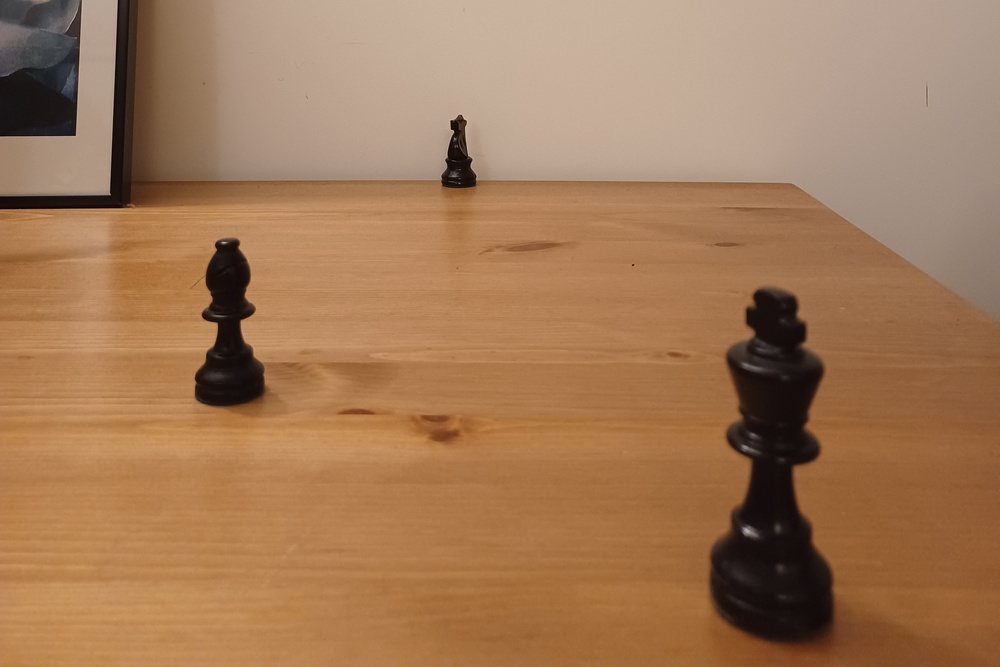
#> input picture u_L.jpg, 1000 x 667 px, shrunk from 3000 x 2000 before the run
$ python main.py
#> lines starting #> are read from the running program, lines starting #| are printed output that depends on the picture; after the words box and inside, x2 and y2 are one past the last pixel; in counts of white or black regions, pixels touching at a corner belong together
# -*- coding: utf-8 -*-
"""
Created on Sat Aug 26 12:00:49 2023

@author: mchamaillard
"""
import cv2
import numpy as np
import matplotlib.pyplot as plt
import dill
u_L = cv2.imread('u_L.jpg',cv2.IMREAD_GRAYSCALE)
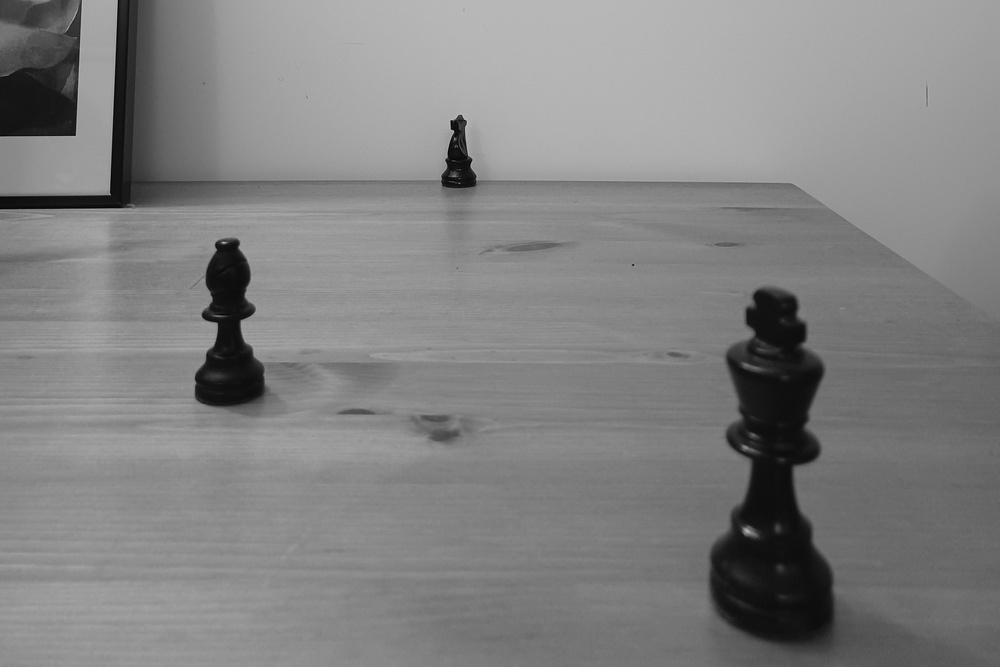
#> u_L: shape (667, 1000); min 0, max 200, mean 129.8
u_R = cv2.imread('u_R.jpg',cv2.IMREAD_GRAYSCALE)
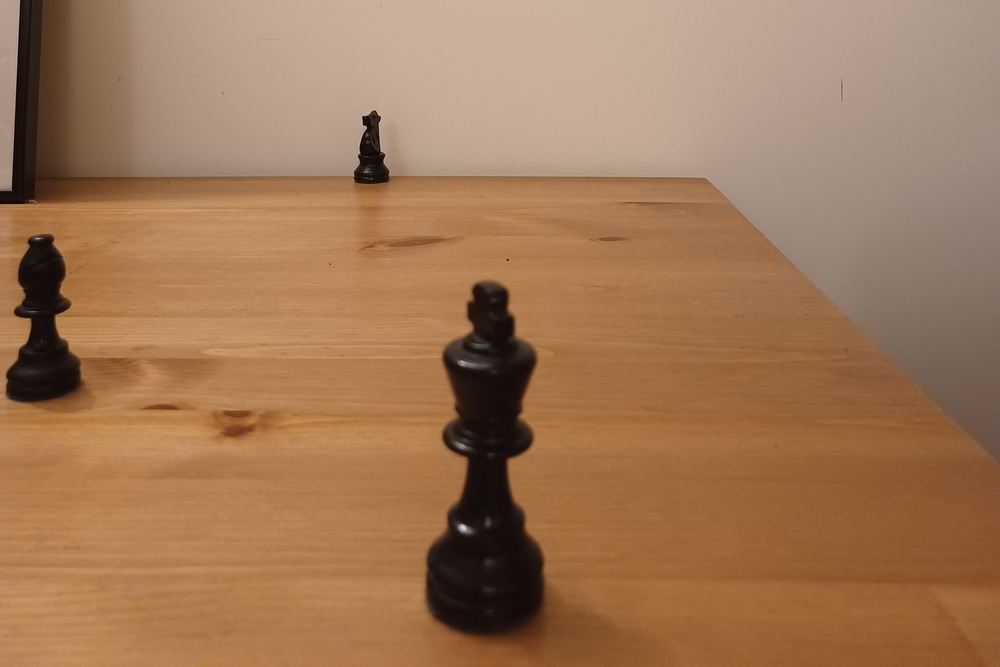
#> input picture u_R.jpg, 1000 x 667 px, shrunk from 3000 x 2000 before the run
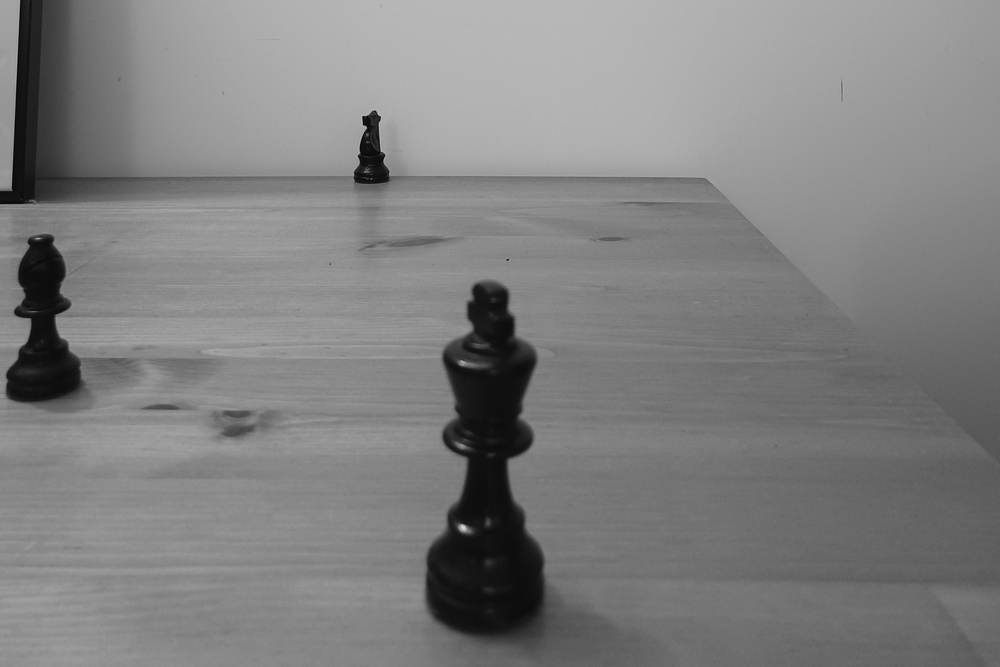
#> u_R: shape (667, 1000); min 1, max 215, mean 128.2


# Nous appliquons un seuillage.
u_L=(u_L<50)*255
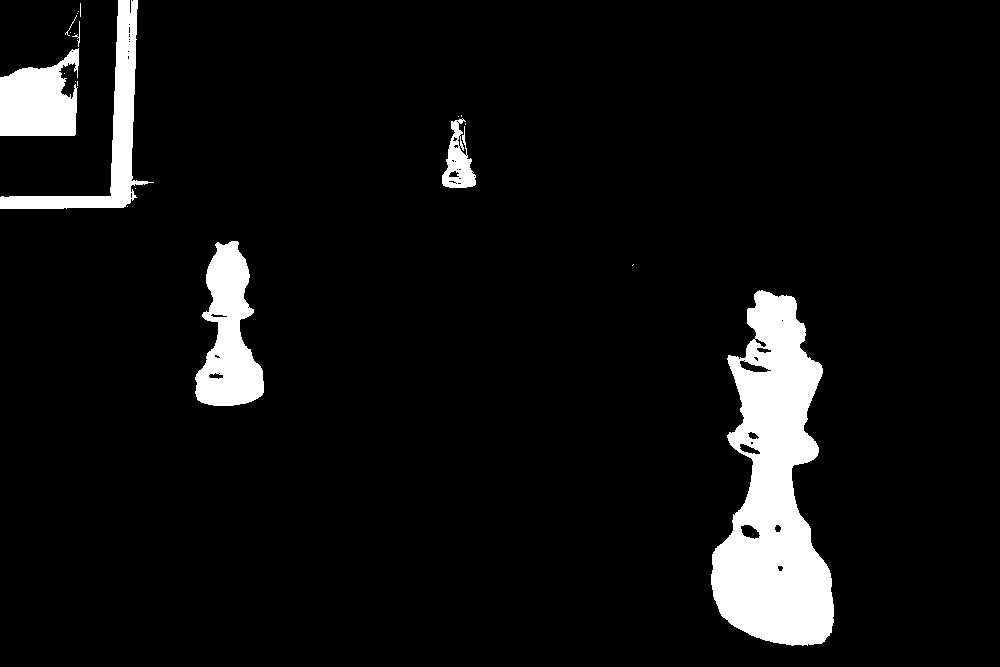
#> u_L: shape (667, 1000) int64; 6.7% white; 21 white regions (14 under 20 px), largest, box (x1, y1, x2, y2) and area: (711, 290, 834, 646) 26098, (195, 241, 264, 406) 6760, (0, 0, 154, 209) 5638
u_R=(u_R<50)*255
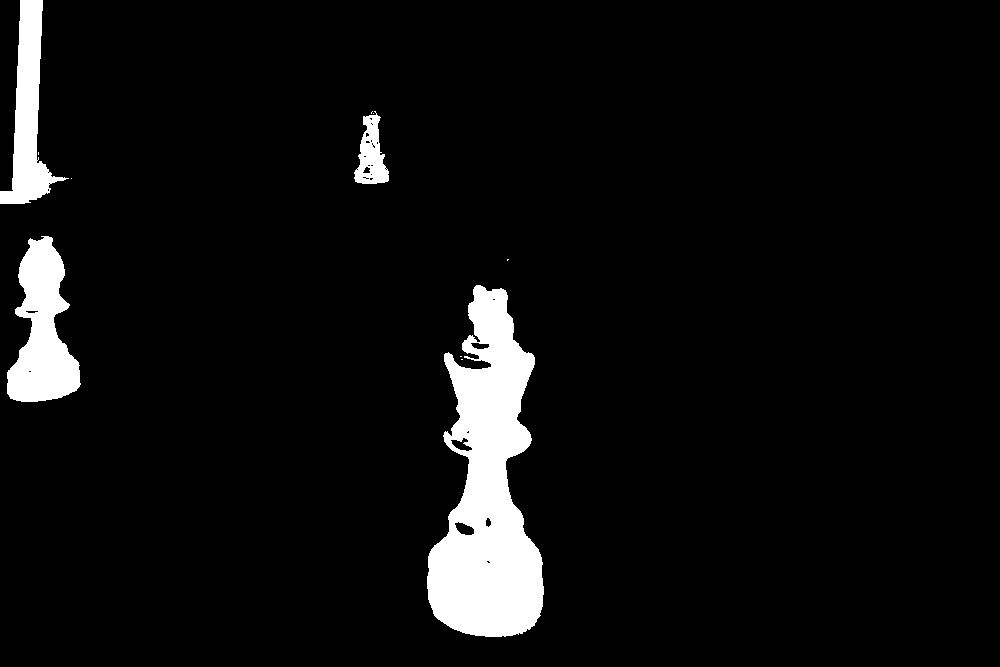
#> u_R: shape (667, 1000) int64; 5.8% white; 11 white regions (7 under 20 px), largest, box (x1, y1, x2, y2) and area: (427, 285, 544, 637) 24449, (7, 236, 81, 402) 7266, (0, 0, 69, 204) 5346, (354, 111, 389, 184) 1427


u_L=u_L*1.
u_R=u_R*1.
#u_L=np.roll(u_R,axis=1,shift=100)


plt.subplot(1,2,1)
plt.imshow(u_L, cmap='gray')
plt.subplot(1,2,2)
plt.imshow(u_R, cmap='gray')

taille_fenetre=5
delta_min=50
pas_decimation=1

NX=np.shape(u_L)[1]
#> NX = 1000
NY=np.shape(u_L)[0]
#> NY = 667

def Pi_produit(u,v):
    les_correlation=np.array([np.correlate(u[kk], v[kk],mode='valid') for kk in range(taille_fenetre)])
    return np.sum(les_correlation,axis=0 )


delta=np.zeros((NY-taille_fenetre,NX-taille_fenetre))
delta=np.full(np.shape(delta), np.nan)

I_recherche=range(0,NY-taille_fenetre,pas_decimation)
J_recherche=range(0,NX-taille_fenetre,pas_decimation)


for ii in I_recherche:
    print(ii/NY)


    bande_gauche=u_L[ii:(ii+taille_fenetre),:]
    masque_de_1=np.ones((taille_fenetre,taille_fenetre))
    bande_gauche_carre= np.array([[x ** 2 for x in row] for row in bande_gauche])

    for jj in J_recherche:


        petite_image_droite=u_R[ii:(ii+taille_fenetre),jj:(jj+taille_fenetre)]
        if(u_R[ii,jj]>10):

            bg=bande_gauche
            bd=petite_image_droite
            II=ii
            JJ=jj
            correlation_croise=Pi_produit(bande_gauche, petite_image_droite)/np.sqrt(Pi_produit(bande_gauche_carre, masque_de_1))/np.linalg.norm(petite_image_droite)

            correlation_croise[np.isnan(correlation_croise)] = -1
            delta[ii,jj]=np.argmax(correlation_croise[jj+delta_min:])+delta_min
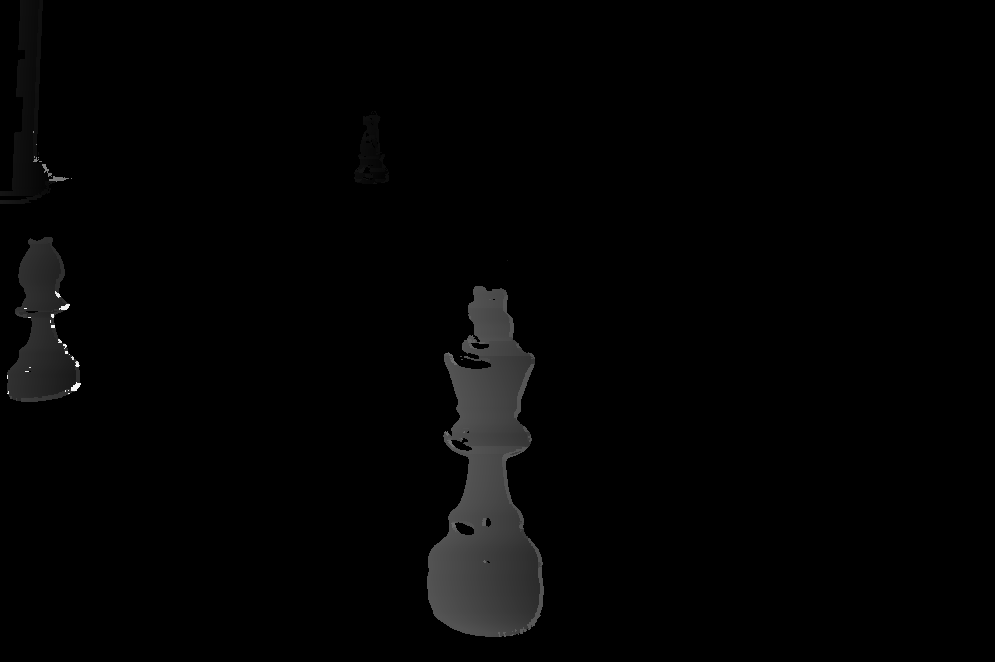
#> delta: shape (662, 995) float64; 94.15% of the values are NaN or infinite; the others: min 50, max 768, mean 209.5; drawn with min black, max white, NaN and infinite black


U, V = np.meshgrid(range(np.shape(delta)[1]),range(np.shape(delta)[0]))


def plot_surface(X, Y, Z):
    fig = plt.figure()
    ax = fig.add_subplot(111, projection='3d')
    surf = ax.plot_surface(X, Y, Z, cmap='gray',linewidth=0, antialiased=False)
    fig.colorbar(surf)
    ax.set_xlabel('X')
    ax.set_ylabel('Y')
    ax.set_zlabel('Z')
    ax.set_aspect('equal')
    plt.show()


U_decim=U[::pas_decimation,::pas_decimation]
V_decim=V[::pas_decimation,::pas_decimation]
delta_decim=delta[::pas_decimation,::pas_decimation]


uu=u_R[0:(NY-taille_fenetre),0:(NX-taille_fenetre)]
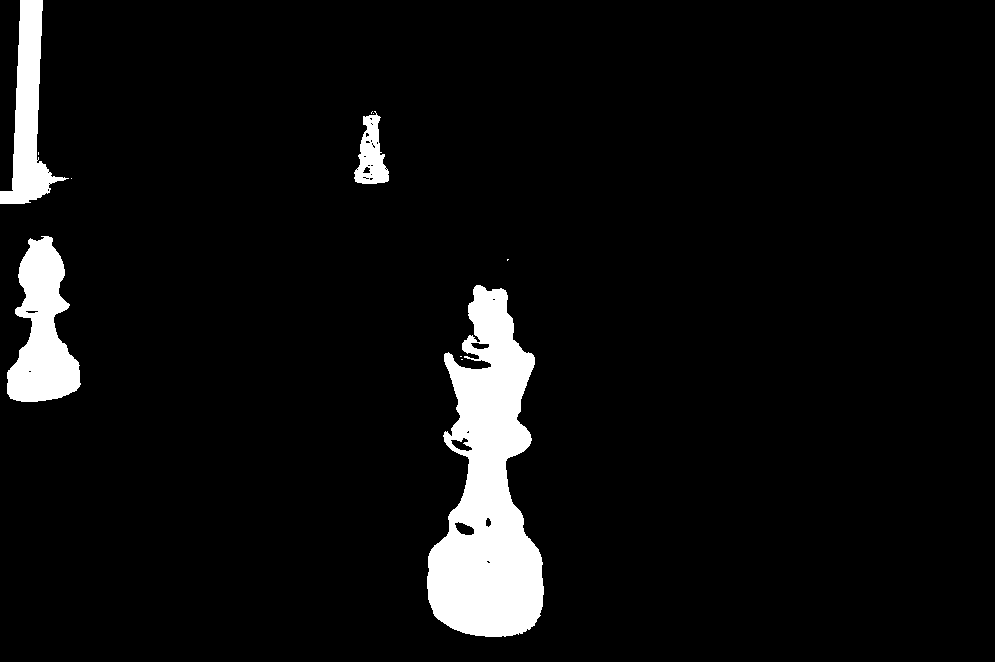
#> uu: shape (662, 995) float64; 5.8% white; 11 white regions (7 under 20 px), largest, box (x1, y1, x2, y2) and area: (427, 285, 544, 637) 24449, (7, 236, 81, 402) 7266, (0, 0, 69, 204) 5346, (354, 111, 389, 184) 1427

plt.figure()

plt.imshow(delta[::pas_decimation,::pas_decimation])

plt.imshow(delta_decim,vmax=1000)
